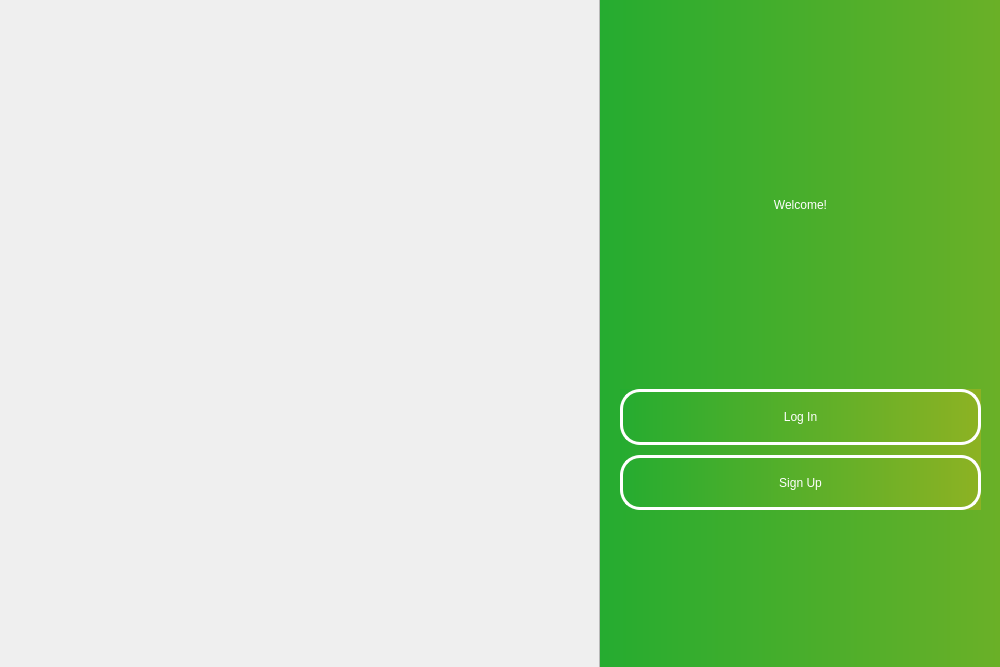
<?xml version="1.0" encoding="UTF-8"?>
<ui version="4.0">
 <class>Dialog</class>
 <widget class="QDialog" name="Dialog">
  <property name="geometry">
   <rect>
    <x>0</x>
    <y>0</y>
    <width>1000</width>
    <height>667</height>
   </rect>
  </property>
  <property name="windowTitle">
   <string>Dialog</string>
  </property>
  <widget class="QWidget" name="horizontalLayoutWidget">
   <property name="geometry">
    <rect>
     <x>-1</x>
     <y>-1</y>
     <width>1201</width>
     <height>801</height>
    </rect>
   </property>
   <layout class="QHBoxLayout" name="horizontalLayout_2">
    <property name="spacing">
     <number>0</number>
    </property>
    <item>
     <widget class="QFrame" name="frame">
      <property name="frameShape">
       <enum>QFrame::StyledPanel</enum>
      </property>
      <property name="frameShadow">
       <enum>QFrame::Raised</enum>
      </property>
      <widget class="QLabel" name="img_label">
       <property name="geometry">
        <rect>
         <x>0</x>
         <y>0</y>
         <width>601</width>
         <height>671</height>
        </rect>
       </property>
       <property name="text">
        <string/>
       </property>
       <property name="pixmap">
        <pixmap>../images/reels.jpg</pixmap>
       </property>
       <property name="scaledContents">
        <bool>true</bool>
       </property>
       <property name="alignment">
        <set>Qt::AlignCenter</set>
       </property>
      </widget>
     </widget>
    </item>
    <item>
     <widget class="QWidget" name="widget" native="true">
      <property name="styleSheet">
       <string notr="true">background-color: qlineargradient(spread:reflect, x1:0, y1:0, x2:1, y2:0, stop:0 rgba(37, 172, 48, 255), stop:1 rgba(141, 178, 35, 255));</string>
      </property>
      <widget class="QLabel" name="label">
       <property name="geometry">
        <rect>
         <x>0</x>
         <y>170</y>
         <width>401</width>
         <height>71</height>
        </rect>
       </property>
       <property name="styleSheet">
        <string notr="true">color: rgb(255, 255, 255);
font: 36pt &quot;Arial Rounded MT Bold&quot;;
background-color: transparent;</string>
       </property>
       <property name="text">
        <string>Welcome!</string>
       </property>
       <property name="alignment">
        <set>Qt::AlignCenter</set>
       </property>
      </widget>
      <widget class="QWidget" name="layoutWidget">
       <property name="geometry">
        <rect>
         <x>20</x>
         <y>390</y>
         <width>361</width>
         <height>121</height>
        </rect>
       </property>
       <layout class="QVBoxLayout" name="verticalLayout">
        <property name="spacing">
         <number>10</number>
        </property>
        <item>
         <widget class="QPushButton" name="login_btn">
          <property name="sizePolicy">
           <sizepolicy hsizetype="Minimum" vsizetype="Minimum">
            <horstretch>0</horstretch>
            <verstretch>0</verstretch>
           </sizepolicy>
          </property>
          <property name="cursor">
           <cursorShape>PointingHandCursor</cursorShape>
          </property>
          <property name="styleSheet">
           <string notr="true">QPushButton {
color: white;
background-color: transparent;
border: 3px solid white;
font: 18pt &quot;Arial&quot;;
border-radius: 20px;
}
QPushButton:hover {
	background-color: rgb(255, 255, 255);
	color: black;
}</string>
          </property>
          <property name="text">
           <string>Log In</string>
          </property>
         </widget>
        </item>
        <item>
         <widget class="QPushButton" name="signup_btn">
          <property name="sizePolicy">
           <sizepolicy hsizetype="Minimum" vsizetype="Minimum">
            <horstretch>0</horstretch>
            <verstretch>0</verstretch>
           </sizepolicy>
          </property>
          <property name="cursor">
           <cursorShape>PointingHandCursor</cursorShape>
          </property>
          <property name="styleSheet">
           <string notr="true">QPushButton {
color: white;
background-color: transparent;
border: 3px solid white;
font: 18pt &quot;Arial&quot;;
border-radius: 20px;
}
QPushButton:hover {
	background-color: rgb(255, 255, 255);
	color: black;
}</string>
          </property>
          <property name="text">
           <string>Sign Up</string>
          </property>
         </widget>
        </item>
       </layout>
      </widget>
     </widget>
    </item>
   </layout>
  </widget>
 </widget>
 <resources/>
 <connections/>
</ui>
